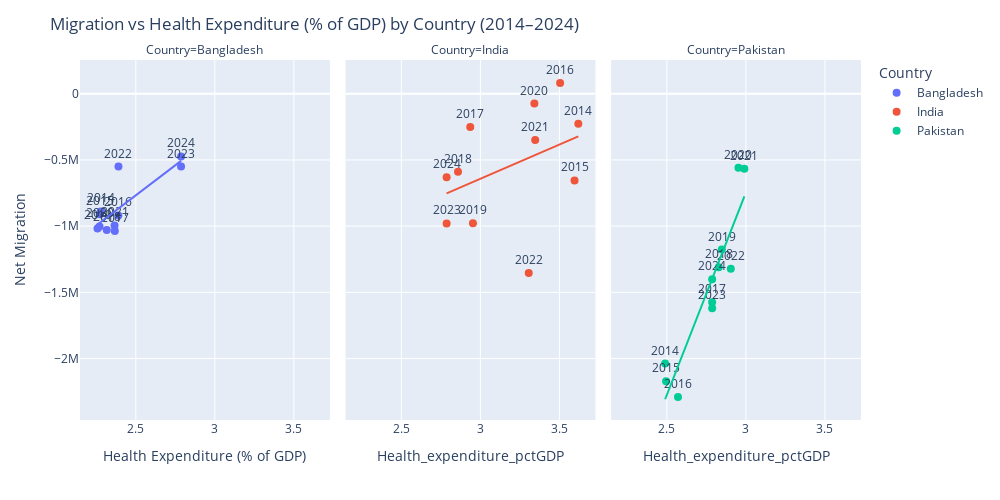

Notebook source saved alongside this figure:
### Markdown cell above
### Migration vs Health Expenditure (% of GDP) by Country (2014–2024)

### Code cell
fig = px.scatter(
    df,
    x="Health_expenditure_pctGDP",
    y="Net_migration",
    color="Country",
    facet_col="Country",   # separate panel per country
    text="Year",           # label each point with year
    trendline="ols",       # regression line
    height=500,
    width=1000
)

fig.update_traces(marker=dict(size=8), textposition="top center")

fig.update_layout(
    title="Migration vs Health Expenditure (% of GDP) by Country (2014–2024)",
    xaxis_title="Health Expenditure (% of GDP)",
    yaxis_title="Net Migration",
    legend_title="Country"
)

fig.show()

### Figure 1 — Plotly figure (JSON) as saved in the notebook; plotly's stock layout.template omitted (floating-point values rounded to 4 significant figures)
{"data": [{"hovertemplate": "Country=Bangladesh<br>Health_expenditure_pctGDP=%{x}<br>Net_migration=%{y}<br>Year=%{text}<extra></extra>", "legendgroup": "Bangladesh", "marker": {"color": "#636efa", "size": 8, "symbol": "circle"}, "mode": "markers+text", "name": "Bangladesh", "orientation": "v", "showlegend": true, "text": [2024.0, 2023.0, 2022.0, 2021.0, 2020.0, 2019.0, 2018.0, 2017.0, 2016.0, 2015.0, 2014.0], "textposition": "top center", "type": "scatter", "x": [2.786, 2.786, 2.39, 2.366, 2.271, 2.258, 2.316, 2.367, 2.389, 2.272, 2.279], "xaxis": "x", "y": [-473400.0, -549900.0, -550000.0, -994700.0, -1003000.0, -1017000.0, -1029000.0, -1037000.0, -918800.0, -909200.0, -889200.0], "yaxis": "y"}, {"hovertemplate": "<b>OLS trendline</b><br>Net_migration = 909308 * Health_expenditure_pctGDP + -3.04093e+06<br>R<sup>2</sup>=0.659433<br><br>Country=Bangladesh<br>Health_expenditure_pctGDP=%{x}<br>Net_migration=%{y} <b>(trend)</b><extra></extra>", "legendgroup": "Bangladesh", "marker": {"color": "#636efa", "size": 8, "symbol": "circle"}, "mode": "lines", "name": "Bangladesh", "showlegend": false, "textposition": "top center", "type": "scatter", "x": [2.258, 2.271, 2.272, 2.279, 2.316, 2.366, 2.367, 2.389, 2.39, 2.786, 2.786], "xaxis": "x", "y": [-988100.0, -976200.0, -974800.0, -968500.0, -934800.0, -890000.0, -888400.0, -868200.0, -867300.0, -507200.0, -507200.0], "yaxis": "y"}, {"hovertemplate": "Country=India<br>Health_expenditure_pctGDP=%{x}<br>Net_migration=%{y}<br>Year=%{text}<extra></extra>", "legendgroup": "India", "marker": {"color": "#EF553B", "size": 8, "symbol": "circle"}, "mode": "markers+text", "name": "India", "orientation": "v", "showlegend": true, "text": [2024.0, 2023.0, 2022.0, 2021.0, 2020.0, 2019.0, 2018.0, 2017.0, 2016.0, 2015.0, 2014.0], "textposition": "top center", "type": "scatter", "x": [2.786, 2.786, 3.306, 3.347, 3.341, 2.953, 2.858, 2.936, 3.504, 3.596, 3.62], "xaxis": "x2", "y": [-630800.0, -979200.0, -1353000.0, -348900.0, -73810.0, -979000.0, -589800.0, -251600.0, 81250.0, -655100.0, -227300.0], "yaxis": "y2"}, {"hovertemplate": "<b>OLS trendline</b><br>Net_migration = 516546 * Health_expenditure_pctGDP + -2.19131e+06<br>R<sup>2</sup>=0.150209<br><br>Country=India<br>Health_expenditure_pctGDP=%{x}<br>Net_migration=%{y} <b>(trend)</b><extra></extra>", "legendgroup": "India", "marker": {"color": "#EF553B", "size": 8, "symbol": "circle"}, "mode": "lines", "name": "India", "showlegend": false, "textposition": "top center", "type": "scatter", "x": [2.786, 2.786, 2.858, 2.936, 2.953, 3.306, 3.341, 3.347, 3.504, 3.596, 3.62], "xaxis": "x2", "y": [-752000.0, -752000.0, -714800.0, -674700.0, -665900.0, -483700.0, -465300.0, -462500.0, -381200.0, -334000.0, -321600.0], "yaxis": "y2"}, {"hovertemplate": "Country=Pakistan<br>Health_expenditure_pctGDP=%{x}<br>Net_migration=%{y}<br>Year=%{text}<extra></extra>", "legendgroup": "Pakistan", "marker": {"color": "#00cc96", "size": 8, "symbol": "circle"}, "mode": "markers+text", "name": "Pakistan", "orientation": "v", "showlegend": true, "text": [2024.0, 2023.0, 2022.0, 2021.0, 2020.0, 2019.0, 2018.0, 2017.0, 2016.0, 2015.0, 2014.0], "textposition": "top center", "type": "scatter", "x": [2.786, 2.786, 2.904, 2.99, 2.953, 2.847, 2.828, 2.786, 2.57, 2.495, 2.489], "xaxis": "x3", "y": [-1401000.0, -1620000.0, -1323000.0, -565700.0, -559300.0, -1177000.0, -1310000.0, -1575000.0, -2290000.0, -2172000.0, -2038000.0], "yaxis": "y3"}, {"hovertemplate": "<b>OLS trendline</b><br>Net_migration = 3.05822e+06 * Health_expenditure_pctGDP + -9.91921e+06<br>R<sup>2</sup>=0.861720<br><br>Country=Pakistan<br>Health_expenditure_pctGDP=%{x}<br>Net_migration=%{y} <b>(trend)</b><extra></extra>", "legendgroup": "Pakistan", "marker": {"color": "#00cc96", "size": 8, "symbol": "circle"}, "mode": "lines", "name": "Pakistan", "showlegend": false, "textposition": "top center", "type": "scatter", "x": [2.489, 2.495, 2.57, 2.786, 2.786, 2.786, 2.828, 2.847, 2.904, 2.953, 2.99], "xaxis": "x3", "y": [-2307000.0, -2289000.0, -2059000.0, -1398000.0, -1398000.0, -1398000.0, -1269000.0, -1211000.0, -1037000.0, -889100.0, -774600.0], "yaxis": "y3"}], "layout": {"annotations": [{"font": {}, "showarrow": false, "text": "Country=Bangladesh", "x": 0.16, "xanchor": "center", "xref": "paper", "y": 1, "yanchor": "bottom", "yref": "paper"}, {"font": {}, "showarrow": false, "text": "Country=India", "x": 0.5, "xanchor": "center", "xref": "paper", "y": 1, "yanchor": "bottom", "yref": "paper"}, {"font": {}, "showarrow": false, "text": "Country=Pakistan", "x": 0.84, "xanchor": "center", "xref": "paper", "y": 1, "yanchor": "bottom", "yref": "paper"}], "height": 500, "legend": {"title": {"text": "Country"}, "tracegroupgap": 0}, "margin": {"t": 60}, "title": {"text": "Migration vs Health Expenditure (% of GDP) by Country (2014–2024)"}, "width": 1000, "xaxis": {"anchor": "y", "domain": [0, 0.32], "title": {"text": "Health Expenditure (% of GDP)"}}, "xaxis2": {"anchor": "y2", "domain": [0.34, 0.66], "matches": "x", "title": {"text": "Health_expenditure_pctGDP"}}, "xaxis3": {"anchor": "y3", "domain": [0.68, 1.0], "matches": "x", "title": {"text": "Health_expenditure_pctGDP"}}, "yaxis": {"anchor": "x", "domain": [0, 1], "title": {"text": "Net Migration"}}, "yaxis2": {"anchor": "x2", "domain": [0, 1], "matches": "y", "showticklabels": false}, "yaxis3": {"anchor": "x3", "domain": [0, 1], "matches": "y", "showticklabels": false}}}
